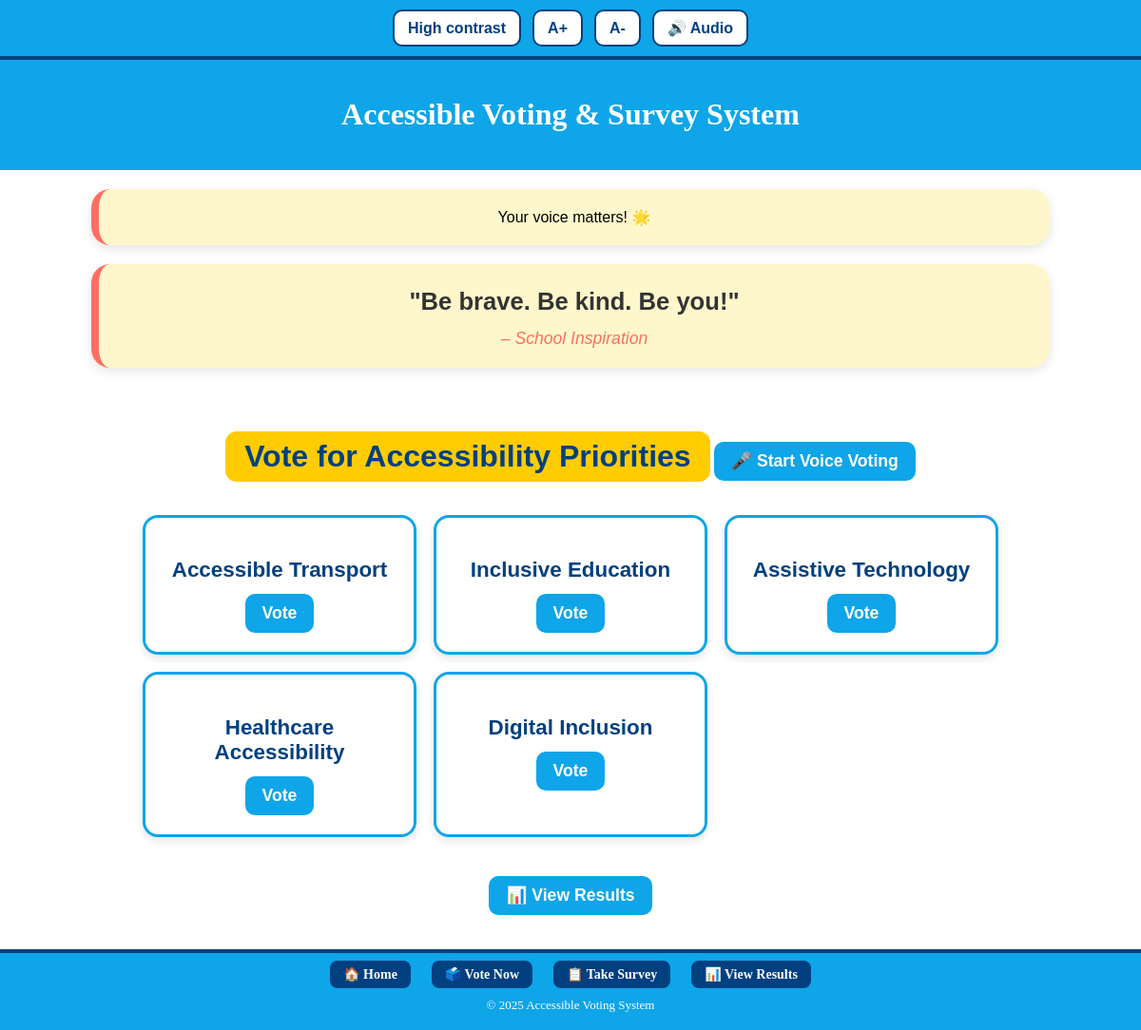
The page /polls/vote/ on the database its author committed.
### polls/models.py (models this page shows, shortened)
class Choice(models.Model):
    poll = models.ForeignKey(Poll, on_delete=models.CASCADE)
    choice_text = models.CharField(max_length=200)
    votes = models.PositiveIntegerField(default=0)

### polls/views.py (the view)
# urls.py: path('vote/', views.vote_page, name='vote'),
def vote_page(request):
    poll = Poll.objects.first()
    return render(request, 'polls/vote.html', {'poll': poll})

### polls/templates/polls/vote.html (shortened to what this page needs)
{% extends 'polls/base.html' %}
{% load static %}
{% block content %}
<section role="main" class="container">
    <h2>Vote for Accessibility Priorities</h2>
    <button class="btn" onclick="startVoting()">🎤 Start Voice Voting</button>
    <div class="card-container" aria-live="polite">
        {% for choice in poll.choice_set.all %}
        <div class="card" tabindex="0" aria-label="Choice {{ forloop.counter }}: {{ choice.choice_text }}">
            <h3>{{ choice.choice_text }}</h3>
                <button class="btn" type="submit" aria-label="Vote for {{ choice.choice_text }}">Vote</button>
        </div>
        {% endfor %}
    </div>
    <p><a class="btn" href="{% url 'polls:results' %}">📊 View Results</a></p>
</section>
{% endblock %}

### static/polls/css/styles.css (style rules this page uses)
.container { max-width:1000px; margin: top 0; padding:10px; }
.btn { background:#004080; color:white; padding:12px 18px; border-radius:8px; text-decoration:none; display:inline-block; border:none; cursor:pointer; }
.container { max-width: 900px; margin: 0 auto; padding: 20px; text-align: center; font-family: "Poppins", sans-serif; }
.container h2 { color: #004080; font-size: 2rem; font-weight: 700; margin-bottom: 15px; background: #ffcc00; display: inline-block; padding: 8px 20px; border-radius: 12px; }
.card-container { display: grid; grid-template-columns: repeat(auto-fit, minmax(250px, 1fr)); gap: 18px; margin-top: 20px; }
.card { background: #ffffff; padding: 20px; border-radius: 16px; box-shadow: 0 4px 8px rgba(0,0,0,0.1); border: 3px solid #0ea5e9; transition: 0.25s ease-in-out; cursor: pointer; position: relative; }
.card h3 { color: #004080; font-size: 1.4rem; margin-bottom: 12px; }
.btn { background: #0ea5e9; color: white; padding: 10px 18px; border-radius: 10px; border: none; font-size: 1.1rem; font-weight: 600; cursor: pointer; transition: 0.25s; }
a.btn { display: inline-block; margin-top: 25px; text-decoration: none; }
body { margin: 0; padding: 0; }

### rows shown on the page
Choice: choice_text "Accessible Transport"
Choice: choice_text "Inclusive Education"
Choice: choice_text "Assistive Technology"
Choice: choice_text "Healthcare Accessibility"
Choice: choice_text "Digital Inclusion"
